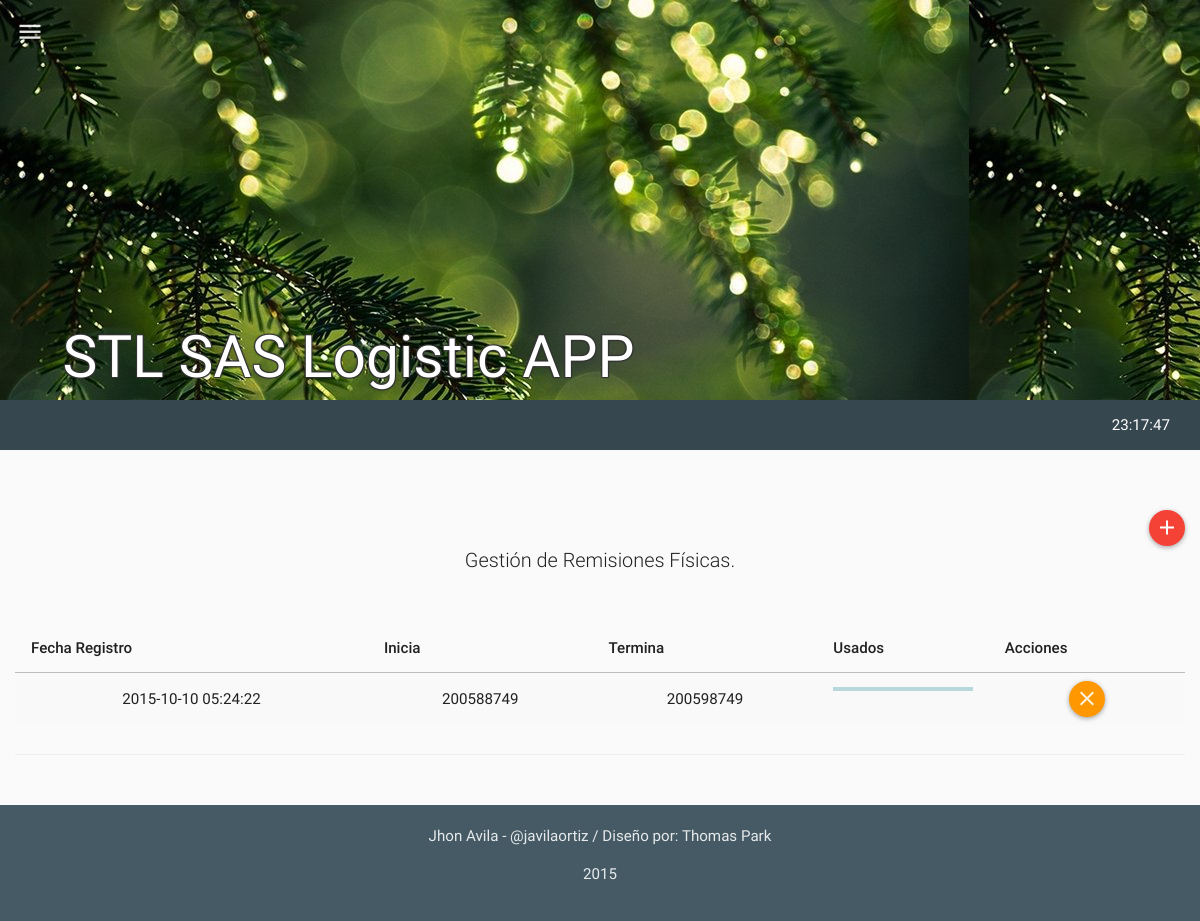
/mods/rfisicas/rfisicas.php (signed in), run on an earlier commit of the app's database.
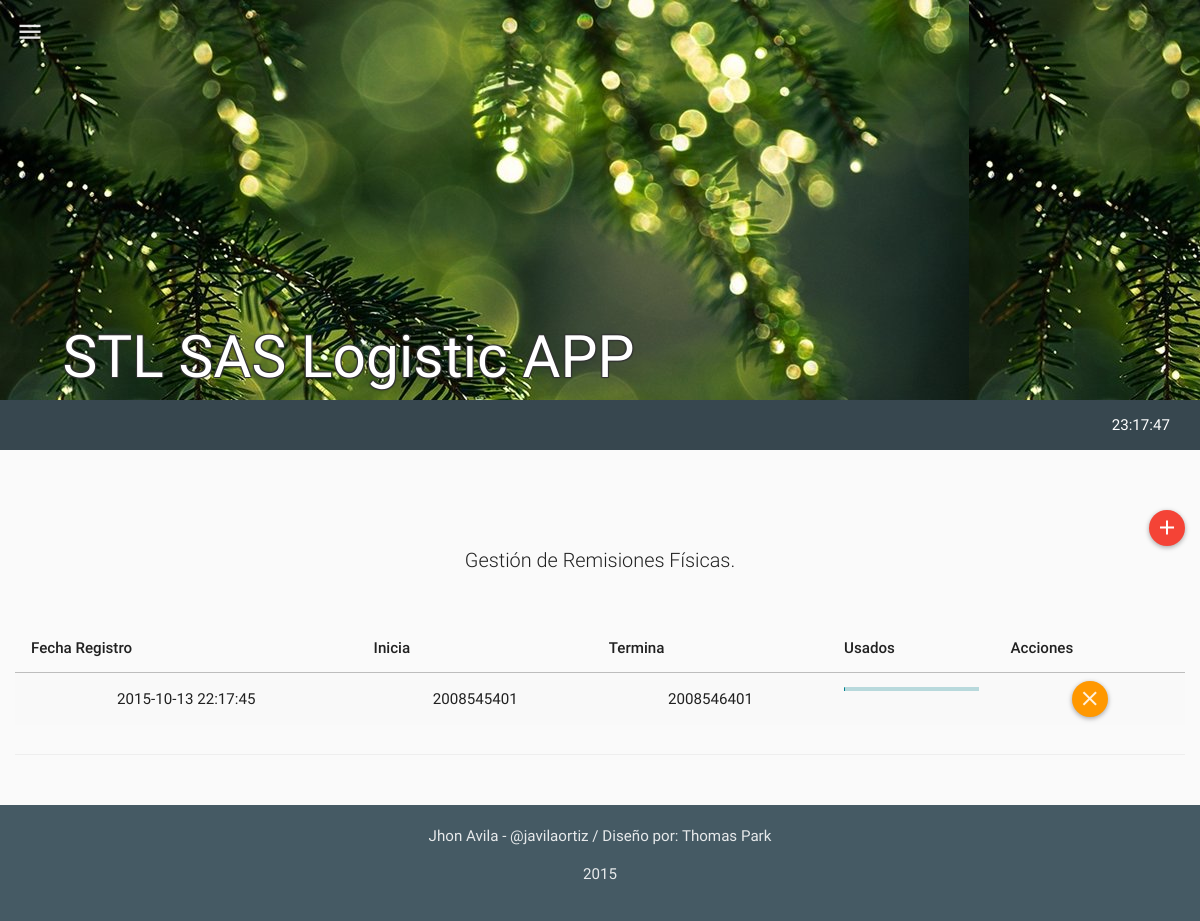
And on a later commit of the database.
### tables this page shows
CREATE TABLE IF NOT EXISTS `tbl_remisiones_fisicas` (
  `rf_id` int(11) NOT NULL,
  `rf_tipo_doc` varchar(60) NOT NULL,
  `rf_dig_ini` int(11) NOT NULL,
  `rf_dig_fin` int(11) NOT NULL,
  `rf_cant_usados` int(11) NOT NULL,
  `rf_timestamp` timestamp NOT NULL DEFAULT CURRENT_TIMESTAMP ON UPDATE CURRENT_TIMESTAMP,
  `rf_created` int(11) NOT NULL,
  `rf_estado` int(11) NOT NULL
);

### php/rfisicas.php (the view, shortened to what this page needs)
<?php
class rfisicas{
  function get_rfisicas(){
    $rt = new route();
    if(isset($_SESSION["ses_id"])){
      $qry='SELECT * FROM tbl_remisiones_fisicas ORDER BY rf_timestamp DESC ';
      $res = mysql_query($qry);
      $item =" ";
      $script ="<script>$(document).ready(function(){";
      while($row_res = mysql_fetch_assoc($res)) {
          $porcentaje=(($row_res["rf_cant_usados"]*100)/($row_res["rf_dig_fin"]-$row_res["rf_dig_ini"]));
          if ($row_res["rf_estado"]==1) {
            $btn = '<div id="act-button" style="display:" onclick="change(1, '.$row_res['rf_id'].')" class="btn btn-floating-mini btn-success" title="Activar Paquete"><i class="md  md-done"></i></div>
                  <div id="des-button" style="display:none" onclick="change(2, '.$row_res['rf_id'].')" class="btn btn-floating-mini btn-warning" title="Desactivar Paquete"><i class="md  md-close"></i></div>';
          }else{
            $btn = '<div id="act-button" style="display:none" onclick="change(1, '.$row_res['rf_id'].')" class="btn btn-floating-mini btn-success" title="Activar Paquete"><i class="md  md-done"></i></div>
                  <div id="des-button" style="display:" onclick="change(2, '.$row_res['rf_id'].')" class="btn btn-floating-mini btn-warning" title="Desactivar Paquete"><i class="md  md-close"></i></div>';
          }
        $item.='
              <tr>
                <td>'.$row_res["rf_timestamp"].'</td>
                <td>'.$row_res["rf_dig_ini"].'</td>
                <td>'.$row_res["rf_dig_fin"].'</td>
                <td><div class="progress progress-striped active">
                      <div class="progress-bar" title="'.$row_res["rf_cant_usados"].'  ('.$porcentaje.'%)" style="width: '.$porcentaje.'%; height:10px;"></div>
                    </div>
                </td>
                <td>
                '.$btn.'
                </td>
              </tr>
        ';
        $script.='';
      }
      $script.='});</script>';
    }
    else{$rt->routing($rt->path("login"));}
    $html='
          <table class="table table-striped table-hover ">
            <thead>
              <tr>
                <th>Fecha Registro</th>
                <th>Inicia</th>
                <th>Termina</th>
                <th>Usados</th>
                <th>Acciones</th>
              </tr>
            </thead>
            <tbody>
              '.$item.'
            </tbody>
          </table>
    ';
    return $script.$html;
  }
}
?>

What changed in the data, as far as the page shows it:
removed tbl_remisiones_fisicas: rf_timestamp "2015-10-10 05:24:22", rf_dig_ini "200588749", rf_dig_fin "200598749"
added tbl_remisiones_fisicas: rf_timestamp "2015-10-13 22:17:45", rf_dig_ini "2008545401", rf_dig_fin "2008546401"
